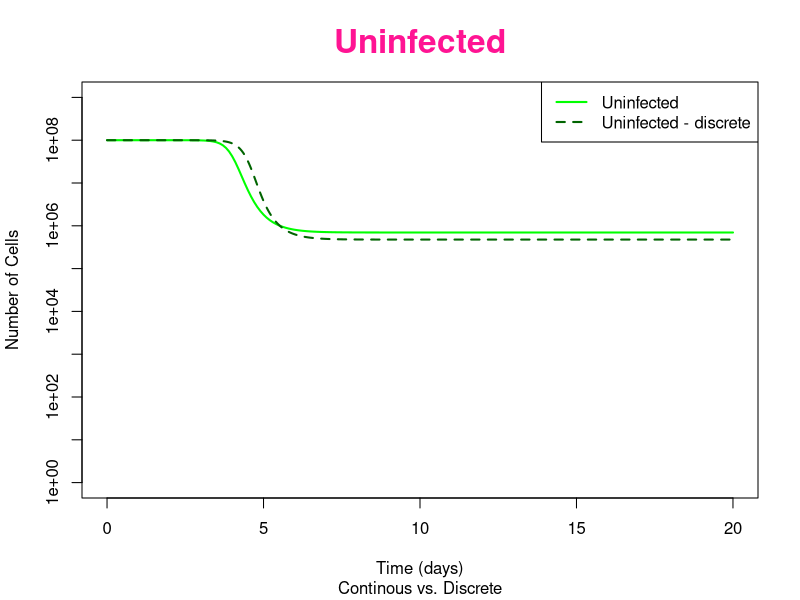
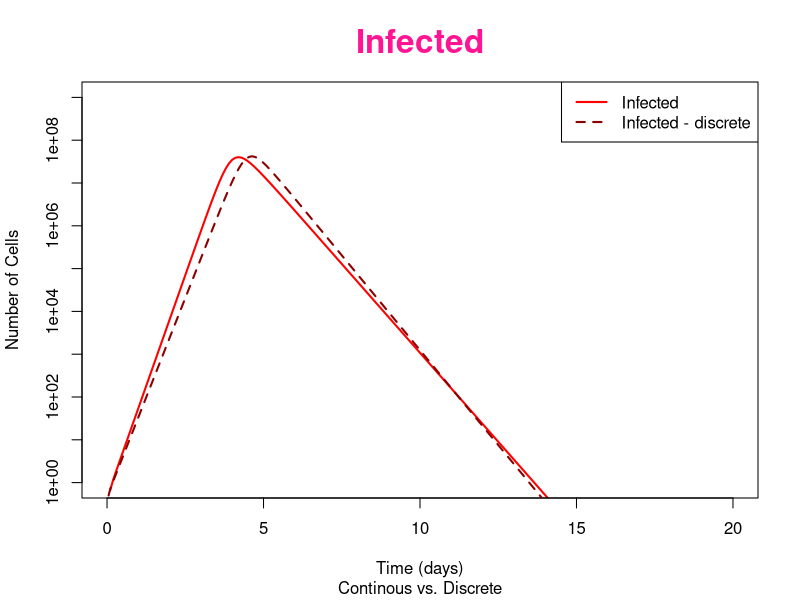
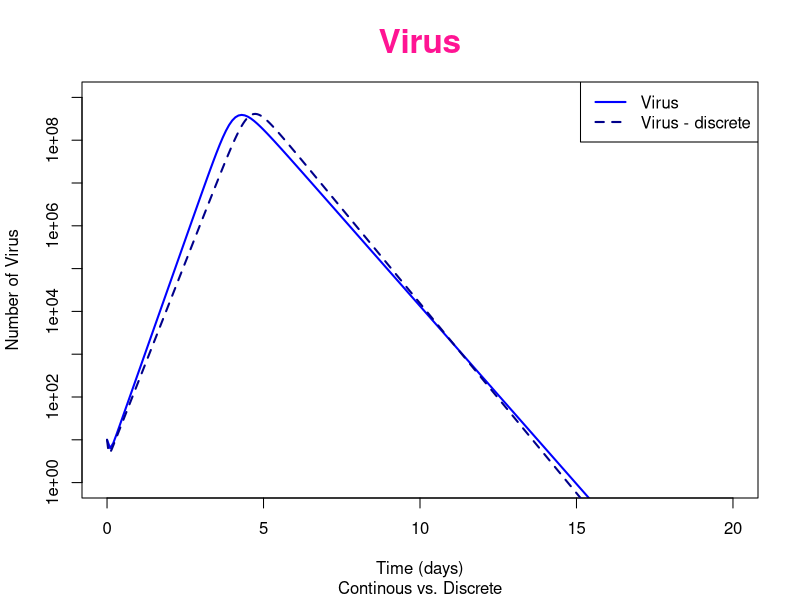

Write R code to recreate these figures, in order.
# Raha Pirzadeh
# CS 510 midterm project
# A mathematical model of a small virus infection over discrete and continuous time models

# package installer
if (!require ("deSolve")) {
  install.packages("deSolve")
  library(deSolve)
}

if (!require ("testthat")) {
  install.packages("testthat")
  library(testthat)
}

# ODE = Ordinary Differential Equations
ode_equations <- function (t, y, parameters) 
{ 
  # uninfected target cells, infected target cells, virus
  Utc <- y[1] 
  Itc <- y[2] 
  Vir <- y[3]
  
  # parameters
  # rate virus infects target-cells
  p_1 <- parameters[1]
  # rate infected cells die 
  p_2 <- parameters[2]  
  # rate new virus particles are produced
  p_3 <- parameters[3]    
  # rate virus particles are cleared 
  p_4 <- parameters[4]      
  
  # differential equations
  d_Utc_dt <- -p_1 * Vir * Utc
  d_Itc_dt <- p_1 * Vir * Utc - p_2 * Itc
  d_Vir_dt <- p_3 * Itc - p_4 * Vir
  
  return(list(c(d_Utc_dt, d_Itc_dt, d_Vir_dt)))
} 


# main

# initial number of uninfected target cells 
Utc_0 <- 1e8
# initial number of infected target cells
Itc_0 <- 0
# initial condition for free virus V
Vir_0 <- 10

Y_0 <- c(Utc_0, Itc_0, Vir_0)

# values for model parameters
p_1 <- 1e-8
p_2 <- 2
p_3 <- 1e2
p_4 <- 10
parameters <- c(p_1, p_2, p_3, p_4)

# vector of times for which integration is evaluated from 0 to 10 days in steps of .1
time_vec <- seq(0, 20, .1) 

ode_output <- lsoda(Y_0, time_vec, ode_equations, parameters)
head(ode_output)

# discrete time model
dt <- .05
t_discrete <- seq(0, 20, by = dt)
Uvec <- rep(0, length(t_discrete))
Ivec <- Uvec
Vvec <- Uvec

Uvec[1] <- Utc_0
Ivec[1] <- Itc_0
Vvec[1] <- Vir_0

# time(in days) loop for the discrete time model
for(n in 1: (length (t_discrete) - 1)) 
{
  Uvec[n + 1] <- Uvec[n] - dt * p_1 * Uvec[n] * Vvec[n]
  Ivec[n + 1] <- Ivec[n] + dt * (p_1 * Uvec[n] * Vvec[n] - p_2 * Ivec[n])
  Vvec[n + 1] <- Vvec[n] + dt * (p_3 * Ivec[n] - p_4 * Vvec[n])
}

# Plots

# Uninfected plot
# plot shows Uninfected target cells over discrete and continuous time period
plot(ode_output[,1], ode_output[,2], type = "l", lwd = 2,
     xlab = "Time (days)", ylab = "Number of Cells", main = "Uninfected", sub = "Continous vs. Discrete",
     log = "y", xlim = c(0, 20) , ylim = c(1, 1e9), 
     col = "green", col.main = "deeppink", cex.main = 2)
lines(t_discrete, Uvec, col = "darkgreen", lwd = 2, lty = 2)
legend("topright", c("Uninfected", "Uninfected - discrete"),col = c("green", "darkgreen"), lwd = 2, lty = c(1,2))

# Infected plot
# plot shows infected target cells over discrete and continuous time period
plot(ode_output[,1], ode_output[,3], type = "l", lwd = 2,
     xlab = "Time (days)", ylab = "Number of Cells", main = "Infected", sub = "Continous vs. Discrete",
     log = "y", xlim = c(0, 20), ylim = c(1, 1e9),
     col = "red", col.main = "deeppink", cex.main = 2)
lines(t_discrete, Ivec, type = "l", col = "darkred", lwd = 2,lty = 2)
legend("topright", c("Infected", "Infected - discrete"), col = c("red", "darkred"), lwd = 2, lty = c(1, 2))

# Virus plot
# plot shows the virus over discrete and continuous time period
plot(ode_output[,1], ode_output[,4], type = "l", lwd = 2,
     xlab = "Time (days)", ylab = "Number of Virus", main = "Virus", sub = "Continous vs. Discrete",
     log = "y", xlim = c(0, 20), ylim = c(1, 1e9),
     col = "blue", col.main = "deeppink", cex.main = 2)
lines(t_discrete, Vvec, type = "l", col = "darkblue", lwd = 2, lty = 2)
legend("topright", c("Virus", "Virus - discrete"), col = c("blue", "darkblue"), lwd =2, lty = c(1, 2))


# NOT RUN {
dir(testthat_examples())
testthat_example("success")
# }
